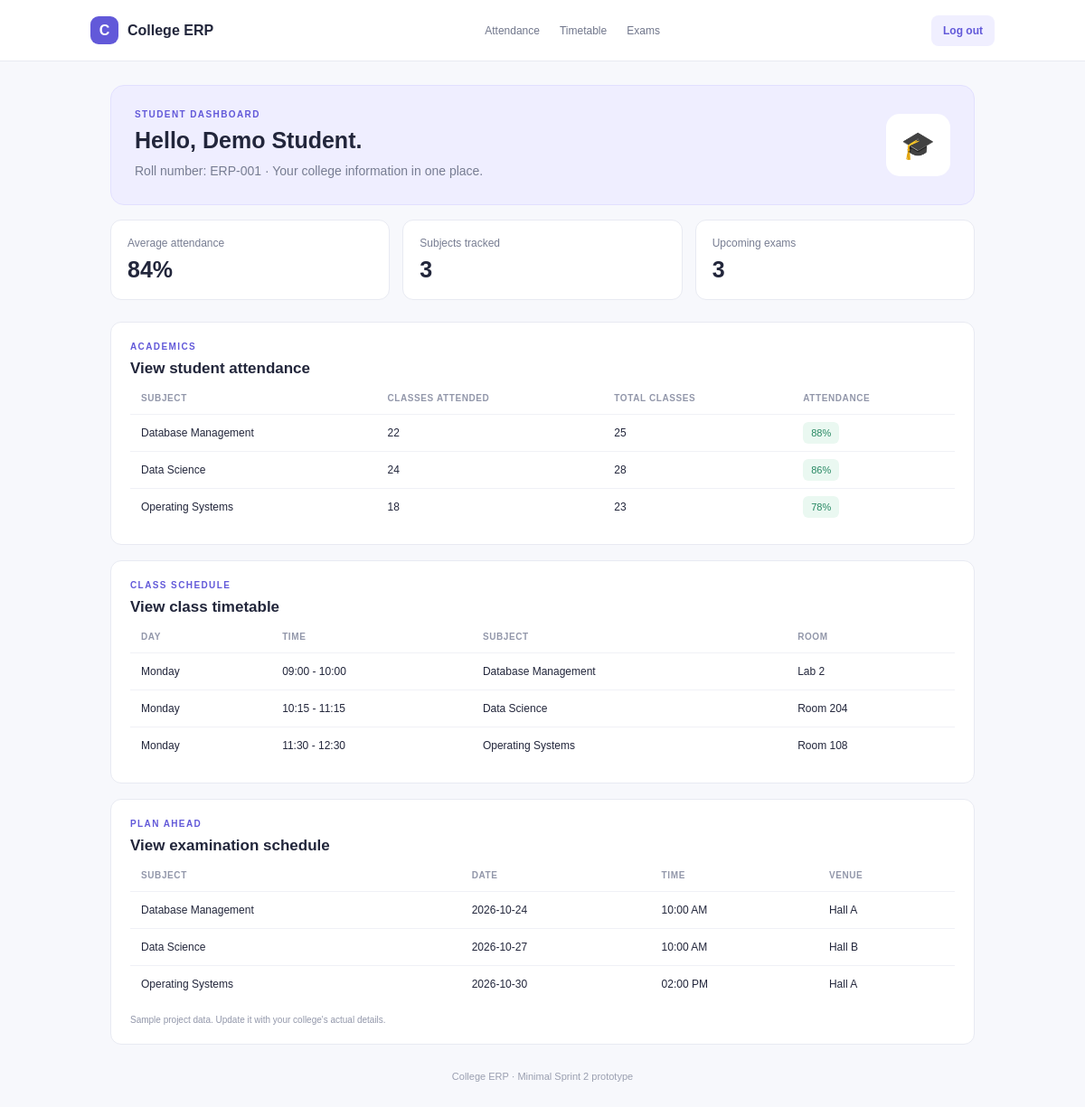
The page / (signed in) on the database its author committed.
### tables this page shows
CREATE TABLE students(id INTEGER PRIMARY KEY AUTOINCREMENT,username TEXT UNIQUE NOT NULL,password TEXT NOT NULL,full_name TEXT NOT NULL,roll_no TEXT NOT NULL);

CREATE TABLE attendance(id INTEGER PRIMARY KEY AUTOINCREMENT,student_id INTEGER NOT NULL,subject TEXT NOT NULL,attended INTEGER NOT NULL,total INTEGER NOT NULL,FOREIGN KEY(student_id) REFERENCES students(id));

CREATE TABLE timetable(id INTEGER PRIMARY KEY AUTOINCREMENT,day TEXT NOT NULL,time TEXT NOT NULL,subject TEXT NOT NULL,room TEXT NOT NULL);

CREATE TABLE exams(id INTEGER PRIMARY KEY AUTOINCREMENT,subject TEXT NOT NULL,exam_date TEXT NOT NULL,exam_time TEXT NOT NULL,venue TEXT NOT NULL);

### app.py (the view)
@app.route("/")
def home():
    if not session.get("student_id"):
        return redirect(url_for("login"))
    with get_db() as db:
        student = db.execute("SELECT * FROM students WHERE id=?", (session["student_id"],)).fetchone()
        attendance = db.execute("SELECT * FROM attendance WHERE student_id=?", (student["id"],)).fetchall()
        timetable = db.execute("SELECT * FROM timetable ORDER BY id").fetchall()
        exams = db.execute("SELECT * FROM exams ORDER BY exam_date").fetchall()
    return render_template("dashboard.html", student=student, attendance=attendance, timetable=timetable, exams=exams)

### app.py (called while the page is built)
def get_db():
    conn = sqlite3.connect(DB_PATH)
    conn.row_factory = sqlite3.Row
    return conn

### templates/dashboard.html
<!DOCTYPE html>
<html lang="en"><head><meta charset="UTF-8"><meta name="viewport" content="width=device-width, initial-scale=1"><title>College ERP | Dashboard</title><link rel="stylesheet" href="{{ url_for('static', filename='style.css') }}"></head>
<body><header class="topbar"><a class="brand" href="/"><span class="brand-mark">C</span> College ERP</a><nav><a href="#attendance">Attendance</a><a href="#timetable">Timetable</a><a href="#exams">Exams</a></nav><a class="logout" href="{{ url_for('logout') }}">Log out</a></header>
<main class="wrap"><section class="welcome"><div><p class="eyebrow">STUDENT DASHBOARD</p><h1>Hello, {{ student['full_name'] }}.</h1><p class="muted">Roll number: {{ student['roll_no'] }} · Your college information in one place.</p></div><div class="cap">🎓</div></section>
<section class="stats"><article class="stat"><span>Average attendance</span><strong>{% if attendance %}{{ ((attendance|sum(attribute='attended')) / (attendance|sum(attribute='total')) * 100)|round|int }}%{% else %}—{% endif %}</strong></article><article class="stat"><span>Subjects tracked</span><strong>{{ attendance|length }}</strong></article><article class="stat"><span>Upcoming exams</span><strong>{{ exams|length }}</strong></article></section>
<section class="panel" id="attendance"><div class="heading"><div><p class="eyebrow">ACADEMICS</p><h2>View student attendance</h2></div></div><div class="table-wrap"><table><thead><tr><th>Subject</th><th>Classes attended</th><th>Total classes</th><th>Attendance</th></tr></thead><tbody>{% for row in attendance %}<tr><td>{{ row['subject'] }}</td><td>{{ row['attended'] }}</td><td>{{ row['total'] }}</td><td><span class="pill">{{ ((row['attended']/row['total'])*100)|round|int }}%</span></td></tr>{% endfor %}</tbody></table></div></section>
<section class="panel" id="timetable"><div class="heading"><div><p class="eyebrow">CLASS SCHEDULE</p><h2>View class timetable</h2></div></div><div class="table-wrap"><table><thead><tr><th>Day</th><th>Time</th><th>Subject</th><th>Room</th></tr></thead><tbody>{% for row in timetable %}<tr><td>{{ row['day'] }}</td><td>{{ row['time'] }}</td><td>{{ row['subject'] }}</td><td>{{ row['room'] }}</td></tr>{% endfor %}</tbody></table></div></section>
<section class="panel" id="exams"><div class="heading"><div><p class="eyebrow">PLAN AHEAD</p><h2>View examination schedule</h2></div></div><div class="table-wrap"><table><thead><tr><th>Subject</th><th>Date</th><th>Time</th><th>Venue</th></tr></thead><tbody>{% for row in exams %}<tr><td>{{ row['subject'] }}</td><td>{{ row['exam_date'] }}</td><td>{{ row['exam_time'] }}</td><td>{{ row['venue'] }}</td></tr>{% endfor %}</tbody></table></div><p class="note">Sample project data. Update it with your college's actual details.</p></section>
<footer>College ERP · Minimal Sprint 2 prototype</footer></main></body></html>

### static/style.css (style rules this page uses)
* { box-sizing:border-box }
body { margin:0;background:#f7f8fc;color:#22263b;font:14px Arial,sans-serif }
a { color:inherit;text-decoration:none }
.topbar { height:68px;background:#fff;border-bottom:1px solid #e8eaf2;display:flex;align-items:center;justify-content:space-between;padding:0 max(calc((100% - 1000px)/2),22px);gap:20px }
.brand { display:flex;align-items:center;gap:10px;font-size:16px;font-weight:bold;white-space:nowrap }
.brand-mark { display:grid;place-items:center;background:#6259d9;color:white;border-radius:9px;width:31px;height:31px }
.topbar nav { display:flex;gap:22px;color:#70768b;font-size:12px }
.logout { background:#f0efff;color:#6259d9;border-radius:8px;padding:10px 13px;font-size:12px;font-weight:bold }
.wrap { max-width:1000px;padding:26px 22px;margin:auto }
.welcome { background:#efeeff;border:1px solid #e2e0ff;border-radius:15px;padding:26px;display:flex;justify-content:space-between;align-items:center }
.eyebrow { font-size:10px;letter-spacing:1.4px;color:#6259d9;font-weight:bold;margin:0 0 9px }
.welcome h1,.login-card h1 { font-size:25px;margin:0 0 8px }
.muted { color:#777d92;line-height:1.6;margin:0 }
.cap { font-size:30px;background:white;border-radius:15px;padding:17px }
.stats { display:grid;grid-template-columns:repeat(3,1fr);gap:14px;margin:16px 0 24px }
.stat,.panel,.login-card { background:#fff;border:1px solid #e8eaf2;border-radius:12px }
.stat { padding:18px }
.stat span { display:block;color:#777d92;font-size:12px;margin-bottom:8px }
.stat strong { font-size:25px }
.panel { padding:21px;margin-bottom:17px }
.heading { margin-bottom:17px }
.heading h2 { font-size:17px;margin:0 }
.table-wrap { overflow-x:auto }
table { width:100%;border-collapse:collapse;text-align:left;white-space:nowrap }
th { font-size:10px;color:#9297aa;text-transform:uppercase;letter-spacing:.6px;padding:0 12px 12px }
td { padding:13px 12px;border-top:1px solid #f0f1f6;font-size:12px }
.pill { background:#eaf8f1;color:#258761;padding:6px 9px;border-radius:6px;font-size:11px }
.note { font-size:10px;color:#9297aa;margin:14px 0 0 }
footer { text-align:center;color:#9a9fb0;font-size:11px;padding:12px }

### rows shown on the page
students: full_name "Demo Student", roll_no "ERP-001"
attendance: subject "Database Management", attended "22", total "25", ((row['attended']/row['total'])*100)|round|int "88"
attendance: subject "Data Science", attended "24", total "28", ((row['attended']/row['total'])*100)|round|int "86"
attendance: subject "Operating Systems", attended "18", total "23", ((row['attended']/row['total'])*100)|round|int "78"
timetable: day "Monday", time "09:00 - 10:00", subject "Database Management", room "Lab 2"
timetable: day "Monday", time "10:15 - 11:15", subject "Data Science", room "Room 204"
timetable: day "Monday", time "11:30 - 12:30", subject "Operating Systems", room "Room 108"
exams: subject "Database Management", exam_date "2026-10-24", exam_time "10:00 AM", venue "Hall A"
exams: subject "Data Science", exam_date "2026-10-27", exam_time "10:00 AM", venue "Hall B"
exams: subject "Operating Systems", exam_date "2026-10-30", exam_time "02:00 PM", venue "Hall A"

### other values the page prints
{{ attendance|length }} "3"
{{ exams|length }} "3"
